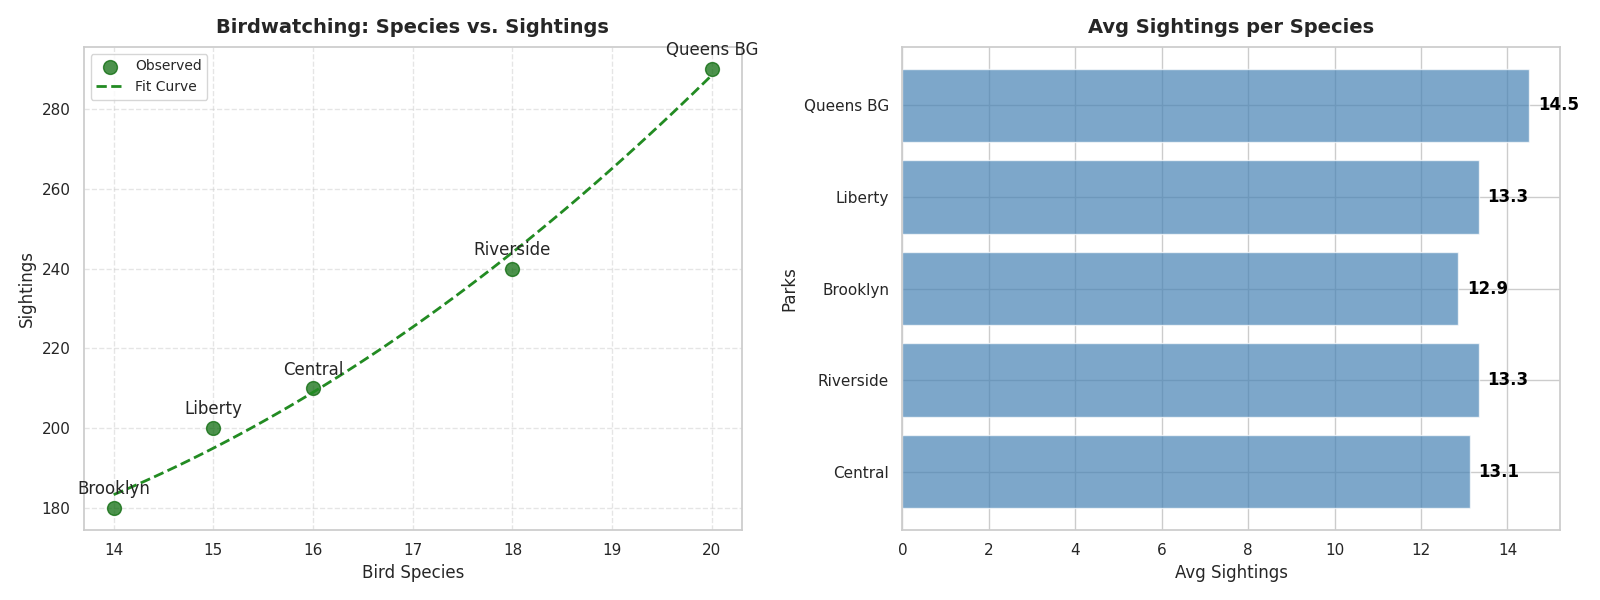

Source code (Python):
import matplotlib.pyplot as plt
import numpy as np
from scipy.optimize import curve_fit

parks = ["Central", "Riverside", "Brooklyn", "Liberty", "Queens BG"]

# Shuffled species_count and sightings manually
species_count = np.array([16, 18, 14, 15, 20])  # Changed from [15, 18, 14, 20, 16]
sightings = np.array([210, 240, 180, 200, 290])  # Changed from [200, 240, 180, 290, 210]

def quadratic_model(x, a, b, c):
    return a * x**2 + b * x + c

params, covariance = curve_fit(quadratic_model, species_count, sightings)

species_fit = np.linspace(min(species_count), max(species_count), 100)
sightings_fit = quadratic_model(species_fit, *params)

avg_sightings_per_species = sightings / species_count

fig, axes = plt.subplots(1, 2, figsize=(16, 6))

axes[0].scatter(species_count, sightings, color='darkgreen', label='Observed', s=100, alpha=0.7)
axes[0].plot(species_fit, sightings_fit, color='forestgreen', linestyle='--', label='Fit Curve', linewidth=2)
for i, park in enumerate(parks):
    axes[0].annotate(park, (species_count[i], sightings[i]), textcoords="offset points", xytext=(0, 10), ha='center')
axes[0].set_title("Birdwatching: Species vs. Sightings", fontsize=14, fontweight='bold', pad=10)
axes[0].set_xlabel("Bird Species", fontsize=12)
axes[0].set_ylabel("Sightings", fontsize=12)
axes[0].legend(loc='upper left', fontsize=10, frameon=True)
axes[0].grid(linestyle='--', alpha=0.5)

axes[1].barh(parks, avg_sightings_per_species, color='steelblue', alpha=0.7)
axes[1].set_title("Avg Sightings per Species", fontsize=14, fontweight='bold', pad=10)
axes[1].set_xlabel("Avg Sightings", fontsize=12)
axes[1].set_ylabel("Parks", fontsize=12)
for i, v in enumerate(avg_sightings_per_species):
    axes[1].text(v + 0.2, i, f"{v:.1f}", color='black', va='center', fontweight='bold')

plt.tight_layout()
plt.show()
